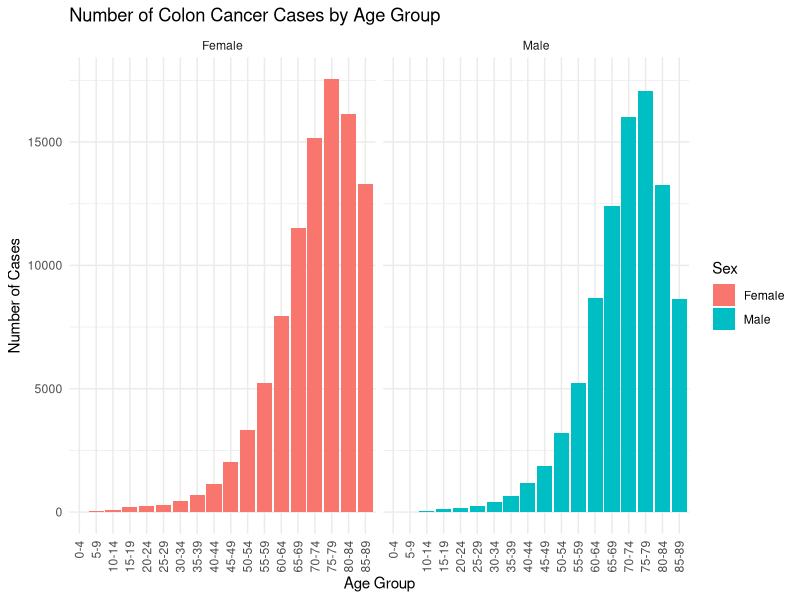
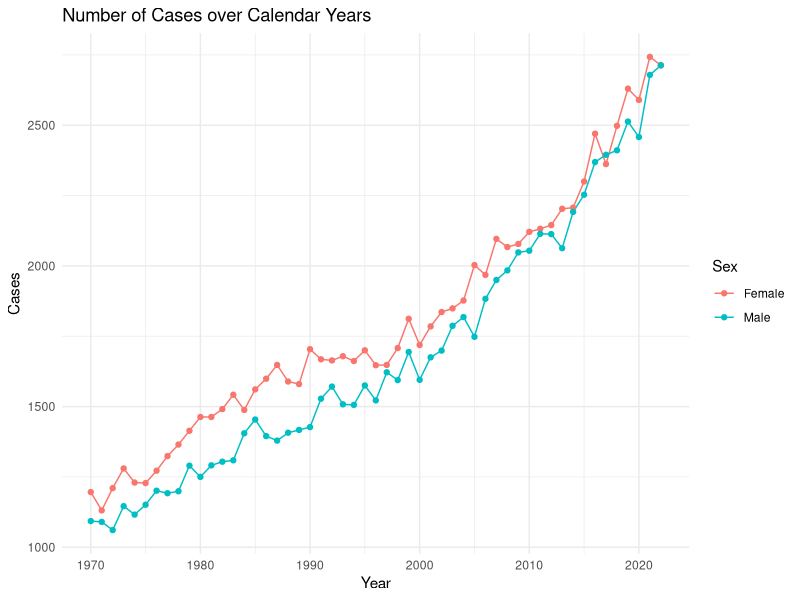
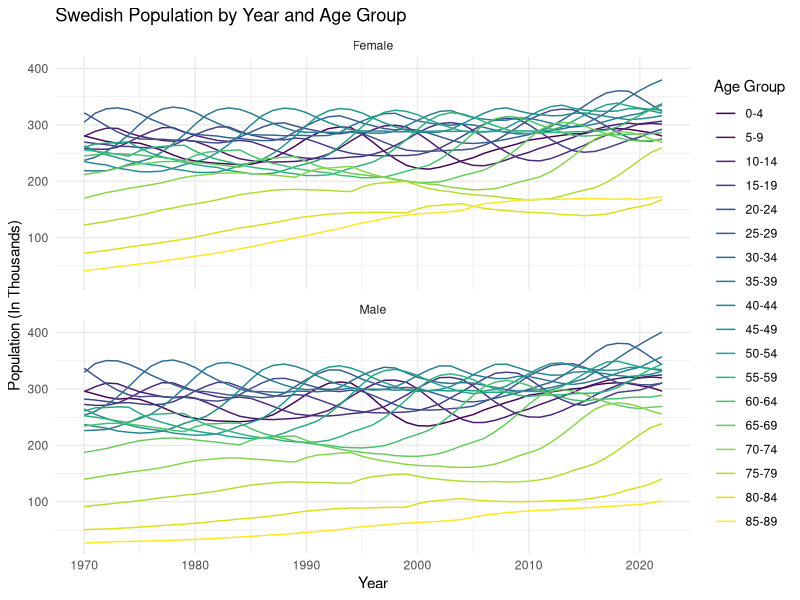

The R source for these figures, in order:
## ---- chunk 1
knitr::opts_chunk$set(echo = TRUE)
## ---- chunk 2
library(ggplot2)
library(RColorBrewer)
library(scales)
## ---- chunk 3
#Read in Table
cases <- read.table("cases-1.tsv")

#Need to turn first row into headers
colnames(cases) <- cases[1, ]
cases <- cases[-1, ]
## ---- chunk 4
#Clean Up Data Frame Column Types

cases$agegroup <- factor(
  cases$agegroup,
  levels = c("0-4", "5-9", "10-14", "15-19", "20-24", "25-29", "30-34", "35-39", "40-44", "45-49", "50-54", "55-59", "60-64", "65-69", "70-74", "75-79", "80-84", "85-89"),
  ordered = TRUE
)

cases$sex <- factor(cases$sex)
cases$year <- as.numeric(cases$year)
cases$n <- as.numeric(cases$n)


## ---- chunk 5
#Graph showing the number of cases by age group and sex.
ggplot(cases, aes(x = agegroup, y = n, fill = sex)) +
  geom_col() +
  facet_wrap(~ sex) +
  theme_minimal() +
  labs(
    title = "Number of Colon Cancer Cases by Age Group",
    fill = "Sex",
    x = "Age Group",
    y = "Number of Cases"
  ) +
  theme(axis.text.x = element_text(angle = 90, hjust = 1, vjust = 0.5))
    
## ---- chunk 6
#Obtain the total number of cases in each calendar year by males and females
cases_by_year <- aggregate(n ~ year + sex, data = cases, sum)

#Create graphs showing the number of cases over calendar years, separately for males and females
ggplot(cases_by_year, aes(x = year, y = n, color = sex)) +
  geom_line() +
  geom_point() +
  labs(
    title = "Number of Cases over Calendar Years",
    color = "Sex",
    x = "Year",
    y = "Cases") +
  theme_minimal()

## ---- chunk 7
#Read in the table
population <- read.table("population-1.tsv")

#Need to turn first row into headers
colnames(population) <- population[1, ]
population <- population[-1, ]
## ---- chunk 8
#Clean up the Dataframe
population$agegroup <- factor(
  population$agegroup,
  levels = c("0-4", "5-9", "10-14", "15-19", "20-24", "25-29", "30-34", "35-39", "40-44", "45-49", "50-54", "55-59", "60-64", "65-69", "70-74", "75-79", "80-84", "85-89"),
  ordered = TRUE
)

population$sex <- factor(population$sex)
population$year <- as.numeric(population$year)
population$n_pop <- as.numeric(population$n_pop)
## ---- chunk 9
#Create graphs that illustrate the population size over age groups and calendar year simultaneously, separately by males and females.

ggplot(population, aes(x = year, y = n_pop, color = agegroup)) +
  geom_line() +
  #geom_point() +
  facet_wrap(~ sex, ncol = 1) +
  scale_y_continuous(labels = label_number(scale = 1e-3,)) +
  labs(
    title = "Swedish Population by Year and Age Group",
    color = "Age Group",
    x = "Year",
    y = "Population (In Thousands)") +
  theme_minimal()
## ---- chunk 10
#Merge the information on number of cases and the number of persons at risk in each year, for each age group and sex. Does the population file include the same age groups and calendar years as the file including the number of cases

merged_df <- merge(cases, population, by = c("agegroup", "year", "sex"))

#Also create a separate data frame with the total number of cases and the total population size in each calendar year by males and females.

cases_sum <- aggregate(n ~ year + sex, data = merged_df, sum)
population_sum <- aggregate(n_pop ~ year + sex, data = merged_df, sum)
summary_df <- merge(cases_sum, population_sum, by = c("year", "sex"))


